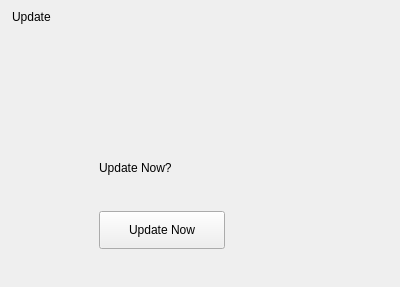
<?xml version="1.0" encoding="UTF-8"?>
<ui version="4.0">
 <class>CUpdateDialog</class>
 <widget class="QDialog" name="CUpdateDialog">
  <property name="geometry">
   <rect>
    <x>0</x>
    <y>0</y>
    <width>400</width>
    <height>287</height>
   </rect>
  </property>
  <property name="windowTitle">
   <string>MainWindow</string>
  </property>
  <layout class="QVBoxLayout" name="verticalLayoutMain" stretch="0,0">
   <property name="spacing">
    <number>0</number>
   </property>
   <property name="leftMargin">
    <number>0</number>
   </property>
   <property name="topMargin">
    <number>0</number>
   </property>
   <property name="rightMargin">
    <number>0</number>
   </property>
   <property name="bottomMargin">
    <number>0</number>
   </property>
   <item>
    <widget class="QWidget" name="titlebar" native="true">
     <property name="sizePolicy">
      <sizepolicy hsizetype="Expanding" vsizetype="Expanding">
       <horstretch>0</horstretch>
       <verstretch>0</verstretch>
      </sizepolicy>
     </property>
     <property name="minimumSize">
      <size>
       <width>0</width>
       <height>121</height>
      </size>
     </property>
     <property name="maximumSize">
      <size>
       <width>16777215</width>
       <height>121</height>
      </size>
     </property>
     <layout class="QHBoxLayout" name="horizontalLayout_11" stretch="0,1,0">
      <property name="spacing">
       <number>0</number>
      </property>
      <property name="leftMargin">
       <number>0</number>
      </property>
      <property name="topMargin">
       <number>0</number>
      </property>
      <property name="rightMargin">
       <number>0</number>
      </property>
      <property name="bottomMargin">
       <number>0</number>
      </property>
      <item>
       <widget class="QWidget" name="titlewidget" native="true">
        <property name="sizePolicy">
         <sizepolicy hsizetype="Expanding" vsizetype="Expanding">
          <horstretch>0</horstretch>
          <verstretch>0</verstretch>
         </sizepolicy>
        </property>
        <layout class="QVBoxLayout" name="verticalLayout_2">
         <property name="spacing">
          <number>0</number>
         </property>
         <property name="leftMargin">
          <number>12</number>
         </property>
         <property name="topMargin">
          <number>0</number>
         </property>
         <property name="rightMargin">
          <number>0</number>
         </property>
         <property name="bottomMargin">
          <number>0</number>
         </property>
         <item>
          <widget class="QLabel" name="title">
           <property name="sizePolicy">
            <sizepolicy hsizetype="Expanding" vsizetype="Expanding">
             <horstretch>0</horstretch>
             <verstretch>0</verstretch>
            </sizepolicy>
           </property>
           <property name="minimumSize">
            <size>
             <width>0</width>
             <height>33</height>
            </size>
           </property>
           <property name="maximumSize">
            <size>
             <width>16777215</width>
             <height>33</height>
            </size>
           </property>
           <property name="text">
            <string>Update</string>
           </property>
          </widget>
         </item>
         <item>
          <spacer name="verticalSpacer">
           <property name="orientation">
            <enum>Qt::Vertical</enum>
           </property>
           <property name="sizeHint" stdset="0">
            <size>
             <width>20</width>
             <height>85</height>
            </size>
           </property>
          </spacer>
         </item>
        </layout>
       </widget>
      </item>
      <item>
       <spacer name="horizontalSpacer">
        <property name="orientation">
         <enum>Qt::Horizontal</enum>
        </property>
        <property name="sizeHint" stdset="0">
         <size>
          <width>0</width>
          <height>2</height>
         </size>
        </property>
       </spacer>
      </item>
      <item>
       <layout class="QVBoxLayout" name="verticalLayout_6">
        <property name="spacing">
         <number>0</number>
        </property>
        <property name="leftMargin">
         <number>0</number>
        </property>
        <property name="topMargin">
         <number>0</number>
        </property>
        <property name="rightMargin">
         <number>0</number>
        </property>
        <property name="bottomMargin">
         <number>0</number>
        </property>
        <item>
         <layout class="QHBoxLayout" name="horizontalLayout_6">
          <property name="spacing">
           <number>0</number>
          </property>
          <property name="leftMargin">
           <number>0</number>
          </property>
          <property name="topMargin">
           <number>0</number>
          </property>
          <property name="rightMargin">
           <number>0</number>
          </property>
          <property name="bottomMargin">
           <number>0</number>
          </property>
          <item>
           <widget class="QPushButton" name="btnMinimize">
            <property name="sizePolicy">
             <sizepolicy hsizetype="Minimum" vsizetype="Fixed">
              <horstretch>0</horstretch>
              <verstretch>0</verstretch>
             </sizepolicy>
            </property>
            <property name="focusPolicy">
             <enum>Qt::NoFocus</enum>
            </property>
            <property name="text">
             <string/>
            </property>
            <property name="flat">
             <bool>true</bool>
            </property>
           </widget>
          </item>
          <item>
           <widget class="QPushButton" name="btnClose">
            <property name="sizePolicy">
             <sizepolicy hsizetype="Minimum" vsizetype="Fixed">
              <horstretch>0</horstretch>
              <verstretch>0</verstretch>
             </sizepolicy>
            </property>
            <property name="focusPolicy">
             <enum>Qt::ClickFocus</enum>
            </property>
            <property name="text">
             <string/>
            </property>
            <property name="flat">
             <bool>true</bool>
            </property>
           </widget>
          </item>
         </layout>
        </item>
        <item>
         <spacer name="verticalSpacer_4">
          <property name="orientation">
           <enum>Qt::Vertical</enum>
          </property>
          <property name="sizeType">
           <enum>QSizePolicy::Expanding</enum>
          </property>
          <property name="sizeHint" stdset="0">
           <size>
            <width>0</width>
            <height>1</height>
           </size>
          </property>
         </spacer>
        </item>
       </layout>
      </item>
     </layout>
    </widget>
   </item>
   <item>
    <widget class="QStackedWidget" name="centerStackedWidget">
     <property name="sizePolicy">
      <sizepolicy hsizetype="Expanding" vsizetype="Expanding">
       <horstretch>0</horstretch>
       <verstretch>0</verstretch>
      </sizepolicy>
     </property>
     <property name="currentIndex">
      <number>0</number>
     </property>
     <widget class="QWidget" name="pageAskUpdate">
      <layout class="QVBoxLayout" name="verticalLayout_5">
       <property name="leftMargin">
        <number>42</number>
       </property>
       <property name="rightMargin">
        <number>42</number>
       </property>
       <item>
        <spacer name="verticalSpacer_3">
         <property name="orientation">
          <enum>Qt::Vertical</enum>
         </property>
         <property name="sizeHint" stdset="0">
          <size>
           <width>20</width>
           <height>16</height>
          </size>
         </property>
        </spacer>
       </item>
       <item>
        <layout class="QHBoxLayout" name="horizontalLayout_4">
         <property name="spacing">
          <number>9</number>
         </property>
         <item>
          <layout class="QVBoxLayout" name="verticalLayout_4">
           <item>
            <widget class="QLabel" name="labelAskUpdateIcon">
             <property name="minimumSize">
              <size>
               <width>48</width>
               <height>48</height>
              </size>
             </property>
             <property name="maximumSize">
              <size>
               <width>48</width>
               <height>48</height>
              </size>
             </property>
             <property name="text">
              <string/>
             </property>
            </widget>
           </item>
           <item>
            <spacer name="verticalSpacer_2">
             <property name="orientation">
              <enum>Qt::Vertical</enum>
             </property>
             <property name="sizeHint" stdset="0">
              <size>
               <width>20</width>
               <height>40</height>
              </size>
             </property>
            </spacer>
           </item>
          </layout>
         </item>
         <item>
          <layout class="QVBoxLayout" name="verticalLayout_3">
           <property name="spacing">
            <number>36</number>
           </property>
           <property name="topMargin">
            <number>2</number>
           </property>
           <item>
            <widget class="QLabel" name="labelAskUpdate">
             <property name="text">
              <string>Update Now?</string>
             </property>
             <property name="alignment">
              <set>Qt::AlignLeading|Qt::AlignLeft|Qt::AlignTop</set>
             </property>
             <property name="wordWrap">
              <bool>true</bool>
             </property>
            </widget>
           </item>
           <item>
            <layout class="QHBoxLayout" name="horizontalLayout_3">
             <item>
              <widget class="QPushButton" name="btnDownload">
               <property name="minimumSize">
                <size>
                 <width>126</width>
                 <height>38</height>
                </size>
               </property>
               <property name="text">
                <string>Update Now</string>
               </property>
              </widget>
             </item>
             <item>
              <spacer name="horizontalSpacer_4">
               <property name="orientation">
                <enum>Qt::Horizontal</enum>
               </property>
               <property name="sizeHint" stdset="0">
                <size>
                 <width>40</width>
                 <height>20</height>
                </size>
               </property>
              </spacer>
             </item>
            </layout>
           </item>
          </layout>
         </item>
        </layout>
       </item>
       <item>
        <spacer name="verticalSpacer_5">
         <property name="orientation">
          <enum>Qt::Vertical</enum>
         </property>
         <property name="sizeHint" stdset="0">
          <size>
           <width>20</width>
           <height>16</height>
          </size>
         </property>
        </spacer>
       </item>
      </layout>
     </widget>
     <widget class="QWidget" name="pageDownload">
      <layout class="QVBoxLayout" name="verticalLayout" stretch="0,1,0,0">
       <property name="spacing">
        <number>9</number>
       </property>
       <property name="leftMargin">
        <number>12</number>
       </property>
       <property name="topMargin">
        <number>9</number>
       </property>
       <property name="rightMargin">
        <number>12</number>
       </property>
       <property name="bottomMargin">
        <number>9</number>
       </property>
       <item>
        <widget class="QLabel" name="labVersion">
         <property name="sizePolicy">
          <sizepolicy hsizetype="Preferred" vsizetype="Preferred">
           <horstretch>0</horstretch>
           <verstretch>0</verstretch>
          </sizepolicy>
         </property>
         <property name="text">
          <string/>
         </property>
         <property name="indent">
          <number>3</number>
         </property>
        </widget>
       </item>
       <item>
        <widget class="QTextBrowser" name="textBrowser">
         <property name="sizePolicy">
          <sizepolicy hsizetype="Expanding" vsizetype="Expanding">
           <horstretch>0</horstretch>
           <verstretch>1</verstretch>
          </sizepolicy>
         </property>
         <property name="frameShape">
          <enum>QFrame::NoFrame</enum>
         </property>
         <property name="frameShadow">
          <enum>QFrame::Plain</enum>
         </property>
        </widget>
       </item>
       <item>
        <widget class="QProgressBar" name="progressBar">
         <property name="sizePolicy">
          <sizepolicy hsizetype="Expanding" vsizetype="Expanding">
           <horstretch>0</horstretch>
           <verstretch>0</verstretch>
          </sizepolicy>
         </property>
         <property name="minimumSize">
          <size>
           <width>0</width>
           <height>5</height>
          </size>
         </property>
         <property name="maximumSize">
          <size>
           <width>16777215</width>
           <height>5</height>
          </size>
         </property>
         <property name="value">
          <number>0</number>
         </property>
         <property name="alignment">
          <set>Qt::AlignCenter</set>
         </property>
        </widget>
       </item>
       <item>
        <widget class="QWidget" name="widgetProgressInfo" native="true">
         <property name="minimumSize">
          <size>
           <width>0</width>
           <height>22</height>
          </size>
         </property>
         <layout class="QHBoxLayout" name="horizontalLayout_2">
          <property name="leftMargin">
           <number>0</number>
          </property>
          <property name="topMargin">
           <number>0</number>
          </property>
          <property name="rightMargin">
           <number>0</number>
          </property>
          <property name="bottomMargin">
           <number>0</number>
          </property>
          <item>
           <widget class="QLabel" name="labelUpdateTip">
            <property name="text">
             <string>Downloading...</string>
            </property>
           </widget>
          </item>
          <item>
           <spacer name="horizontalSpacer_3">
            <property name="orientation">
             <enum>Qt::Horizontal</enum>
            </property>
            <property name="sizeHint" stdset="0">
             <size>
              <width>259</width>
              <height>20</height>
             </size>
            </property>
           </spacer>
          </item>
          <item>
           <widget class="QLabel" name="labelProgress">
            <property name="minimumSize">
             <size>
              <width>75</width>
              <height>0</height>
             </size>
            </property>
            <property name="text">
             <string>0%</string>
            </property>
            <property name="alignment">
             <set>Qt::AlignRight|Qt::AlignTrailing|Qt::AlignVCenter</set>
            </property>
            <property name="indent">
             <number>0</number>
            </property>
           </widget>
          </item>
         </layout>
        </widget>
       </item>
      </layout>
     </widget>
    </widget>
   </item>
  </layout>
 </widget>
 <resources>
  <include location="../inst.qrc"/>
 </resources>
 <connections/>
</ui>
